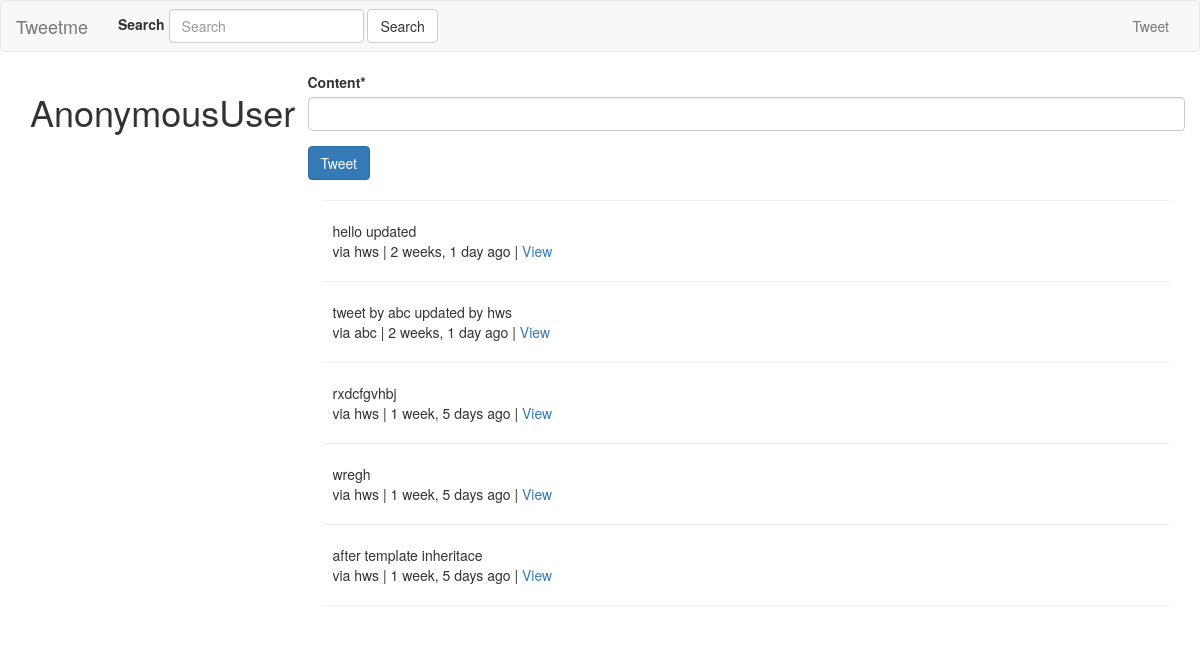
The app's page /, older data.
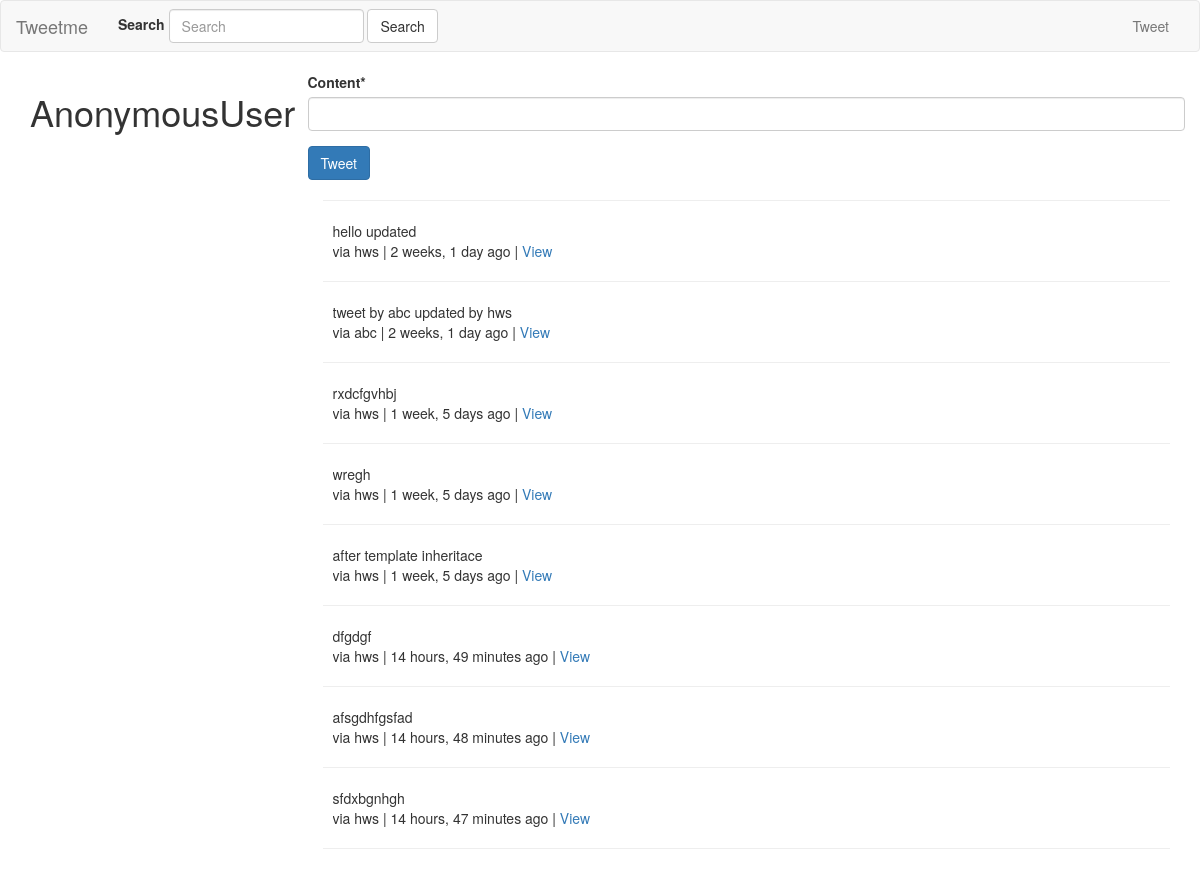
The same page, newer data.
### tweets/models.py (models this page shows, shortened)
class Tweet(models.Model):
    user= models.ForeignKey(settings.AUTH_USER_MODEL,on_delete=models.PROTECT)
    content=models.CharField(max_length= 140, validators=[validate_content])
    updated=models.DateTimeField(auto_now=True)
    timestamp=models.DateTimeField(auto_now=True)
    def get_absolute_url(self):
        return reverse_lazy("tweet:detail", kwargs={"pk":self.pk})

### tweets/views.py (the view)
# urls.py: url(r'^$', TweetListView.as_view(), name='home'),
class TweetListView(ListView):
    def get_queryset(self, *args, **kwargs):
        qs=Tweet.objects.all()
        print(self.request.GET)
        query=self.request.GET.get("q", None)
        if query is not None:
            qs = qs.filter(
                Q(content__icontains=query)|
                Q(user__username__icontains=query)
                )
        return qs
    def get_context_data(self, *args, **kwargs):
        context=super(TweetListView, self).get_context_data(*args, **kwargs)
        context['create_form'] = TweetModelForm()
        context['create_url'] = reverse_lazy("tweet:create")
        return context

### tweets/forms.py
class TweetModelForm(forms.ModelForm):
    class Meta:
        model=Tweet
        fields=[
            "content"
        ]

### tweets/templates/tweets/tweet_list.html (shortened to what this page needs)
{% extends "base.html" %}
{% block content %}
<div class="row">
        <div class="col-sm-3 col-xs-12">
                <h1>{{request.user}}</h1>
            </div>
    <div class="col-sm-9">
            {% if not request.GET.q %}
            <div class="row">
                {% include "tweets/form.html" with form=create_form action_url=create_url btn_title='Tweet' %}
            </div>
            <hr/>
            {% endif %}
            {% for object in object_list %}
            <div class="media">
                <div class="media-left">
                </div>
                <div class="media-body">
                {{object.content}}<br/>
                via {{object.user}} | {{object.timestamp|timesince}} ago | <a href="{{ object.get_absolute_url }}">View</a>
                </div>
            </div>
            <hr/>
            {% empty %}
                {% if request.GET.q %}
                    <p>No tweets found</p>
                {% else %}
                    <p>No tweets yet</p>
                {% endif %}
            {% endfor %}
    </div>
</div>
{% endblock content %}

Row changes from the older to the newer data that the page shows:
added Tweet: content "dfgdgf", user "hws", timestamp "14 hours, 49 minutes"
added Tweet: content "afsgdhfgsfad", user "hws", timestamp "14 hours, 48 minutes"
added Tweet: content "sfdxbgnhgh", user "hws", timestamp "14 hours, 47 minutes"
